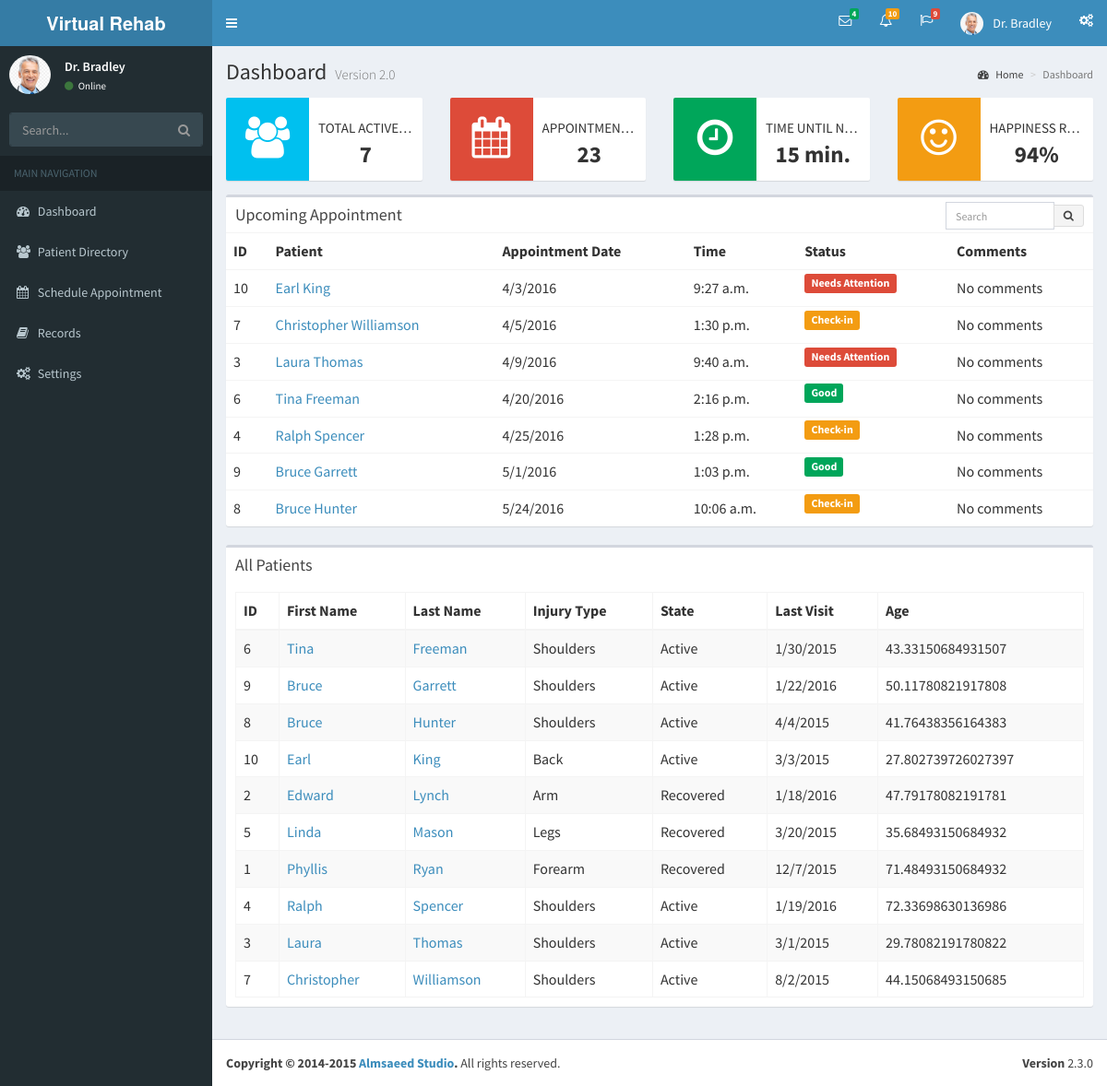
The page / on the database its author committed.
### dashboard/models.py (models this page shows, shortened)
@python_2_unicode_compatible
class Patient(models.Model):
    doctor = models.ForeignKey(Doctor, on_delete=models.CASCADE)
    GENDER_CHOICES = (
        ('Male', 'Male'),
        ('Female', 'Female'),
    )
    STATE = (
        ('Active', 'Active'),
        ('Recovered', 'Recovered'),
    )
    STATUS = (
        ('Good', 'Good'),
        ('Needs Attention', 'Needs Attention'),
        ('Check-in', 'Check-in'),
    )
    first_name = models.CharField(max_length=20)
    last_name = models.CharField(max_length=20)
    def _get_full_name(self):
        return '%s %s' % (self.first_name, self.last_name)
    full_name = property(_get_full_name)
    DOB = models.DateField()
    def get_age(self):
        today = date.today()
        delta = today - self.DOB
        return delta.days / 365
    age = property(get_age)
    pub_date = models.DateTimeField('date published')
    last_appointment = models.DateTimeField(null=True, blank=True)
    gender = models.CharField(max_length=1, choices=GENDER_CHOICES)
    rehab_focus = models.CharField(max_length=20)
    phone_number = models.CharField(max_length=10)
    address = models.CharField(max_length=50)
    previous_injuries = models.CharField(max_length=50)
    notes = models.CharField(max_length=200)
    recovery_percentage = models.IntegerField(default=0)
    dummy_image = models.CharField(max_length=200, default="http://pixel.nymag.com/imgs/daily/intelligencer/2015/08/10/10-donald-trump-debate.w750.h560.2x.jpg")
    next_appointment = models.DateTimeField(null=True, blank=True)
    state = models.CharField(max_length=50, default = "Active", choices=STATE)
    status = models.CharField(max_length=50, default = "Good", choices=STATUS)
    class Meta:
        ordering = ['last_name']

### dashboard/views.py (the view)
# urls.py: url(r'^$', views.index, name='index'),
def index(request):
    upcoming_appointments = Patient.objects.filter(state="Active").order_by('next_appointment')
    patient_list = Patient.objects.all()
    num_of_active_patients = Patient.objects.filter(state="Active").count()
    context = {
        'upcoming_appointments': upcoming_appointments,
        'patient_list': patient_list,
        'num_of_active_patients': num_of_active_patients
        }
    return render(request, 'dashboard/index.html', context)

### dashboard/templates/dashboard/index.html (shortened to what this page needs)
{% extends 'base.html' %}
{% load staticfiles %}
{% block content %}
      <div class="content-wrapper" style="min-height:100%">
        <section class="content-header">
          <h1>
            Dashboard
            <small>Version 2.0</small>
          </h1>
          <ol class="breadcrumb">
            <li><a href="#"><i class="fa fa-dashboard"></i> Home</a></li>
            <li class="active">Dashboard</li>
          </ol>
        </section>
        <section class="content">
          <div class="row">
            <div class="col-md-3 col-sm-6 col-xs-12">
              <div class="info-box">
                <span class="info-box-icon bg-aqua"><i style="margin-top: 20px;" class="fa fa-users"></i></span>
                <div style="text-align:center;" class="info-box-content">
                  <span class="info-box-text" style="font-size:15px; padding-top:17px;">Total Active Patients</span>
                  <span class="info-box-number" style="font-size:25px;">{{num_of_active_patients}}<small></small></span>
                </div>
              </div>
            </div>
            <div class="col-md-3 col-sm-6 col-xs-12">
              <div class="info-box">
                <span class="info-box-icon bg-red"><i style="margin-top: 20px;" class="fa fa-calendar"></i></span>
                <div style="text-align:center;" class="info-box-content">
                  <span class="info-box-text" style="font-size:15px; padding-top:17px;">Appointments this Week</span>
                  <span class="info-box-number" style="font-size:25px;">23</span>
                </div>
              </div>
            </div>
            <div class="col-md-3 col-sm-6 col-xs-12">
              <div style="text-align:center;" class="info-box">
                <span class="info-box-icon bg-green"><i style="margin-top: 20px;" class="fa fa-clock-o"></i></span>
                <div class="info-box-content">
                  <span class="info-box-text" style="font-size:15px; padding-top:17px;">Time until next Appointment</span>
                  <span class="info-box-number" style="font-size:25px;">15 min.</span>
                </div>
              </div>
            </div>
            <div class="col-md-3 col-sm-6 col-xs-12">
              <div style="text-align:center;" class="info-box">
                <span class="info-box-icon bg-yellow"><i style="margin-top: 20px;" class="fa fa-smile-o"></i></span>
                <div class="info-box-content">
                  <span class="info-box-text" style="font-size:15px; padding-top:17px;">Happiness Rating</span>
                  <span class="info-box-number" style="font-size:25px;">94%</span>
                </div>
              </div>
            </div>
          </div>
          <div class="row">
            <div class="col-xs-12">
              <div class="box">
                <div class="box-header">
                  <h3 class="box-title">Upcoming Appointment</h3>
                  <div class="box-tools">
                    <div class="input-group" style="width: 150px;">
                      <input type="text" name="table_search" class="form-control input-sm pull-right" placeholder="Search">
                      <div class="input-group-btn">
                        <button class="btn btn-sm btn-default"><i class="fa fa-search"></i></button>
                      </div>
                    </div>
                  </div>
                </div>
                <div class="box-body table-responsive no-padding">
                  <table class="table table-hover">
                    <tr>
                      <th>ID</th>
                      <th>Patient</th>
                      <th>Appointment Date</th>
                      <th>Time</th>
                      <th>Status</th>
                      <th>Comments</th>
                    </tr>
                    {% for patient in upcoming_appointments %}
                      <tr>
                        <td>{{ patient.id }}</td>
                        <td><a href="{% url 'dashboard:profile' patient.id %}">{{ patient.full_name }}</a></td>
                        <td>{{ patient.next_appointment|date:'n/j/Y' }}</td>
                        <td>{{ patient.next_appointment|date:'P' }}</td>
                        <td><span class="label
                          {% if patient.status == "Check-in" %} label-warning
                          {% elif patient.status == "Needs Attention" %} label-danger
                          {% else %} label-success
                          {% endif %}
                          ">
                          {{patient.status}}</span></td>
                        <td>No comments</td>
                      </tr>
                    {% endfor %}
                  </table>
                </div>
              </div>
            </div>
          </div>
                    <div class="row">
            <div class="col-xs-12">
              <div class="box">
                <div class="box-header">
                  <h3 class="box-title">All Patients</h3>
                </div>
                <div class="box-body">
                  <table id="example1" class="table table-bordered table-striped">
                    <thead>
                      <tr>
                        <th>ID</th>
                        <th>First Name</th>
                        <th>Last Name</th>
                        <th>Injury Type</th>
                        <th>State</th>
                        <th>Last Visit</th>
                        <th>Age</th>
                      </tr>
                    </thead>
                    <tbody>
                      {% for patient in patient_list|dictsort:"last_name" %}
                      <tr>
                        <td>{{ patient.id }}</td>
                        <td><a href="{% url 'dashboard:profile' patient.id %}">{{ patient.first_name }}</a></td>
                        <td><a href="{% url 'dashboard:profile' patient.id %}">{{ patient.last_name }}</a></td>
                        <td>{{ patient.rehab_focus }}</td>
                        <td>{{ patient.state }}</td>
                        <td>{{patient.last_appointment|date:'n/j/Y'}}</td>
                        <td>{{patient.age}}</td>
                      </tr>
                      {% endfor %}
                  </table>
                </div>
              </div>
            </div>
          </div>
        </section>
      </div>
      <footer class="main-footer">
        <div class="pull-right hidden-xs">
          <b>Version</b> 2.3.0
        </div>
        <strong>Copyright &copy; 2014-2015 <a href="http://almsaeedstudio.com">Almsaeed Studio</a>.</strong> All rights reserved.
      </footer>
{% endblock %}

### dashboard/templates/base.html (shortened to what this page needs)
{% load bootstrap3 %}
{% bootstrap_css %}
{% load staticfiles %}
<head>
    <link rel="stylesheet" href="/static/bootstrap/css/bootstrap.min.css">
    <link rel="stylesheet" href="https://maxcdn.bootstrapcdn.com/font-awesome/4.4.0/css/font-awesome.min.css">
    <link rel="stylesheet" href="https://code.ionicframework.com/ionicons/2.0.1/css/ionicons.min.css">
    <link rel="stylesheet" href="/static/plugins/jvectormap/jquery-jvectormap-1.2.2.css">
    <link rel="stylesheet" href="/static/plugins/datatables/dataTables.bootstrap.css">
    <link rel="stylesheet" href="/static/dist/css/AdminLTE.min.css">
    <link rel="stylesheet" href="/static/dist/css/skins/_all-skins.min.css">
</head>
  <body class="hold-transition skin-blue sidebar-mini">
    <div class="wrapper">
    <header class="main-header">
        <a href="{% url 'dashboard:index' %}" class="logo">
          <span class="logo-lg"><b>Virtual Rehab Platform</b></span>
        </a>
        <nav class="navbar navbar-static-top" role="navigation">
          <a href="#" class="sidebar-toggle" data-toggle="offcanvas" role="button">
          </a>
          <div class="navbar-custom-menu">
            <ul class="nav navbar-nav">
              <li class="dropdown messages-menu">
                <a href="#" class="dropdown-toggle" data-toggle="dropdown">
                  <i class="fa fa-envelope-o"></i>
                  <span class="label label-success">4</span>
                </a>
              </li>
              <li class="dropdown notifications-menu">
                <a href="#" class="dropdown-toggle" data-toggle="dropdown">
                  <i class="fa fa-bell-o"></i>
                  <span class="label label-warning">10</span>
                </a>
              </li>
              <li class="dropdown tasks-menu">
                <a href="#" class="dropdown-toggle" data-toggle="dropdown">
                  <i class="fa fa-flag-o"></i>
                  <span class="label label-danger">9</span>
                </a>
              </li>
              <li class="dropdown user user-menu">
                <a href="#" class="dropdown-toggle" data-toggle="dropdown">
                  <img src="/static/dist/img/doctor.png" class="user-image" alt="User Image">
                  <span class="hidden-xs">Dr. Bradley</span>
                </a>
              </li>
              <li>
                <a href="#" data-toggle="control-sidebar"><i class="fa fa-gears"></i></a>
              </li>
            </ul>
          </div>
        </nav>
    </header>
    <aside class="main-sidebar">
        <section class="sidebar">
          <div class="user-panel">
            <div class="pull-left image">
              <img src="/static/dist/img/doctor.png" class="img-circle" alt="User Image">
            </div>
            <div class="pull-left info">
              <p>Dr. Bradley</p>
              <a href="#"><i class="fa fa-circle text-success"></i> Online</a>
            </div>
          </div>
          <form action="#" method="get" class="sidebar-form">
            <div class="input-group">
              <input type="text" name="q" class="form-control" placeholder="Search...">
              <span class="input-group-btn">
                <button type="submit" name="search" id="search-btn" class="btn btn-flat"><i class="fa fa-search"></i></button>
              </span>
            </div>
          </form>
          <ul class="sidebar-menu">
            <li class="header">MAIN NAVIGATION</li>
            <li>
              <a href="{% url 'dashboard:index' %}">
                <i class="fa fa-dashboard"></i> <span>Dashboard</span>
              </a>
            </li>
            <li>
              <a href="{% url 'dashboard:profile' 1 %}">
                <i class="fa fa-users"></i> <span>Patient Directory</span>
              </a>
            </li>
            <li>
              <a href="{% url 'dashboard:session' %}">
                <i class="fa fa-calendar"></i> <span>Schedule Appointment</span>
              </a>
            </li>
            <li>
              <a href="#">
                <i class="fa fa-book"></i> <span>Records</span>
              </a>
            </li>
            <li>
              <a href="#">
                <i class="fa fa-gears"></i> <span>Settings</span>
              </a>
            </li>
          </ul>
        </section>
    </aside>
{% block content %}(no content){% endblock %}
    </div>
  </body>

### dashboard/templates/base.html (style rules this page uses)
h3 { color: red; }

### rows shown on the page
Patient: id "10", full_name "Earl King", next_appointment "4/3/2016", next_appointment "9:27 a.m.", status "Needs Attention", first_name "Earl", last_name "King", rehab_focus "Back", state "Active", last_appointment "3/3/2015", age "27.802739726027397"
Patient: id "7", full_name "Christopher Williamson", next_appointment "4/5/2016", next_appointment "1:30 p.m.", status "Check-in", first_name "Christopher", last_name "Williamson", rehab_focus "Shoulders", state "Active", last_appointment "8/2/2015", age "44.15068493150685"
Patient: id "3", full_name "Laura Thomas", next_appointment "4/9/2016", next_appointment "9:40 a.m.", status "Needs Attention", first_name "Laura", last_name "Thomas", rehab_focus "Shoulders", state "Active", last_appointment "3/1/2015", age "29.78082191780822"
Patient: id "6", full_name "Tina Freeman", next_appointment "4/20/2016", next_appointment "2:16 p.m.", status "Good", first_name "Tina", last_name "Freeman", rehab_focus "Shoulders", state "Active", last_appointment "1/30/2015", age "43.33150684931507"
Patient: id "4", full_name "Ralph Spencer", next_appointment "4/25/2016", next_appointment "1:28 p.m.", status "Check-in", first_name "Ralph", last_name "Spencer", rehab_focus "Shoulders", state "Active", last_appointment "1/19/2016", age "72.33698630136986"
Patient: id "9", full_name "Bruce Garrett", next_appointment "5/1/2016", next_appointment "1:03 p.m.", status "Good", first_name "Bruce", last_name "Garrett", rehab_focus "Shoulders", state "Active", last_appointment "1/22/2016", age "50.11780821917808"
Patient: id "8", full_name "Bruce Hunter", next_appointment "5/24/2016", next_appointment "10:06 a.m.", status "Check-in", first_name "Bruce", last_name "Hunter", rehab_focus "Shoulders", state "Active", last_appointment "4/4/2015", age "41.76438356164383"
Patient: id "2", first_name "Edward", last_name "Lynch", rehab_focus "Arm", state "Recovered", last_appointment "1/18/2016", age "47.79178082191781"
Patient: id "5", first_name "Linda", last_name "Mason", rehab_focus "Legs", state "Recovered", last_appointment "3/20/2015", age "35.68493150684932"
Patient: id "1", first_name "Phyllis", last_name "Ryan", rehab_focus "Forearm", state "Recovered", last_appointment "12/7/2015", age "71.48493150684932"

### other values the page prints
{{ num_of_active_patients }} "7"
